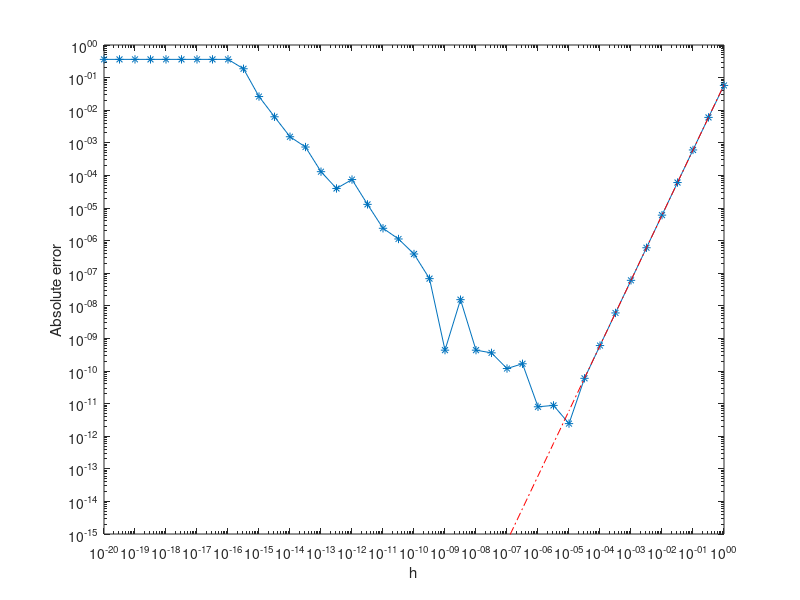

MATLAB code to generate this figure: (Note: this script raises an error after producing the figure.)
%Assignment 1
%Akshdeep Sandhu
%SN: 20665148


%%
%1b:

x0 = 1.2;
f0 = sin(x0);
fp = cos(x0);
i = -20:0.5:0;
h = 10.^i;
err = abs (fp - (sin(x0+h) - sin(x0-h))./(2*h));
%d_err may not be neccesary but is there just for fun
d_err = (fp/6)*(h.^2);
loglog (h,err,'-*');
hold on
loglog (h,d_err,'r-.');
xlabel('h')
ylabel('Absolute error')
axis([10^(-20) 1 10^(-15) 1])


%%
%3a
format short g

input_vector = logspace(-12,0, 13); %create input values
%display 13x3 matrix |theta|H1(theta)|H2(theta)|
[input_vector; H1(input_vector); H2(input_vector)]' 

%%
%3b

%get errors
abs_error = abs(H1(input_vector)-H2(input_vector));
rel_error = abs_error./abs(H1(input_vector)) ;

%produce log-log plot 
loglog(input_vector,abs_error,'r-*');
hold on 
loglog(input_vector, rel_error, 'b-*');
xlabel('\theta')
ylabel('Error')
legend('Absolute error', 'Relative error')


%%
%3c
%p1 = (phi1, lambda1) p2 = (phi2, lambda2)
R = 6371.0088;

%input values are in degrees 
p1 = [49.261245 , 123.248109];
p2 = [49.266772,  123.249843]; 

format long
%call functions
ans_d1 = D1(p1(1), p1(2), p2(1),p2(2), R)
ans_d2 = D2(p1(1), p1(2), p2(1),p2(2), R)
error = abs(ans_d1 - ans_d2)

%%
%Section containing function defintions 



function y1 = H1(theta)
% assume theta is in degrees

y1 = sind(theta/2).^2;
end

function y2 = H2(theta)
% asusme theta is in degrees
y2 = 1/2*(1-cosd(theta));
end

function y3 = D1(phi1, lambda1, phi2,lambda2, R)
%function inputs are in degrees. Returns the length between two points in
%km. The arcsine function must return a value in radians. 
x = sqrt(H1(phi2-phi1) + cosd(phi1)*cosd(phi2)*H1(lambda2-lambda1));
y3 = 2*R*deg2rad(asind(x));
end

function y4 = D2(phi1, lambda1, phi2,lambda2, R)
%function inputs are in degrees. Returns the length between two points in
%km. The arccos functon must return a value in radians. 
x = sind(phi1)*sind(phi2) + cosd(phi1)*cosd(phi2)*cosd(lambda2-lambda1);
y4 = R*deg2rad(acosd(x));
end
%%





